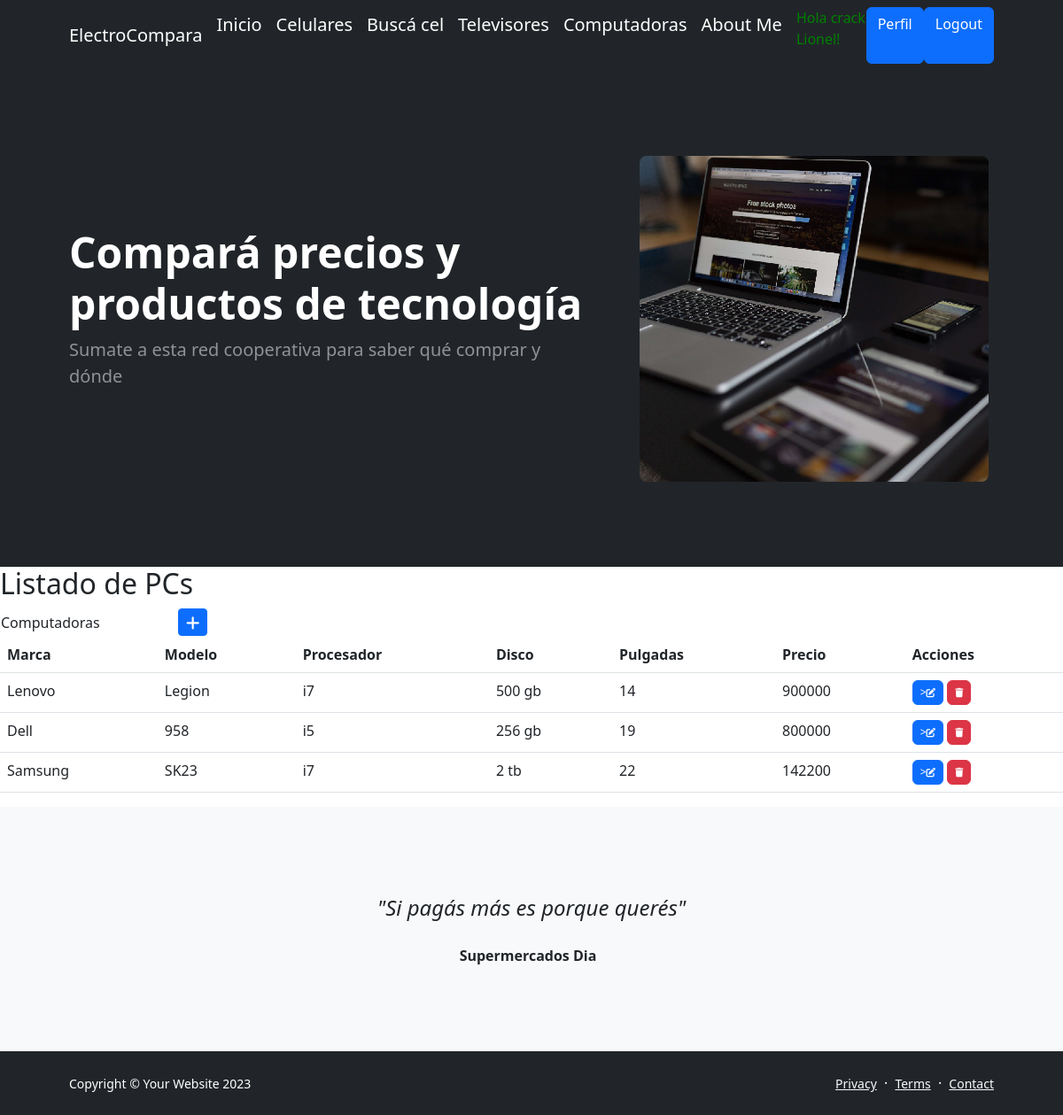
/computadoras/ (signed in), run on the app's committed database.
### aplicacion/models.py (models this page shows, shortened)
class PC (models.Model):
    marca = models.CharField(max_length=50)
    modelo = models.CharField(max_length=50)
    procesador = models.CharField(max_length=50)
    disco = models.CharField(max_length=50)
    pulgadas = models.IntegerField()
    precio = models.IntegerField()

### aplicacion/views.py (the view)
# urls.py: path('computadoras/', ComputadoraList.as_view(), name="computadoras" ),
class ComputadoraList(LoginRequiredMixin, ListView):
    model = PC

### aplicacion/templates/aplicacion/pc_list.html (shortened to what this page needs)
{% extends 'aplicacion/base.html' %}
{%load static %}
{% block titulo %}
    Listado de PCs
{% endblock titulo %}
{% block contenido %}
<table>
    <tr>
        <td width="200"><h 2>Computadoras</h2></td>
        <td>
            <a
            href="{% url 'create_pc' %}"
            class="btn btn-primary btn-sm"
            >
            </a>
        </td>
    </tr>
</table>
<table class="table table-stripped">
     <thead>
     <tr>
        <th> Marca</th>
        <th> Modelo</th>
        <th> Procesador</th>
        <th> Disco</th>
        <th> Pulgadas</th>
        <th> Precio</th>
        <th> Acciones</th>
     </tr>
     </thead>
  {% for computadora in pc_list %}
     <tr>
        <td> {{computadora.marca}}</td>
        <td> {{computadora.modelo}}</td>
        <td> {{computadora.procesador}}</td>
        <td> {{computadora.disco}}</td>
        <td> {{computadora.pulgadas}}</td>
        <td> {{computadora.precio}}</td>
        <td>
            <a href="{% url 'update_pc' computadora.id %}"
            class="btn btn-primary"
            style="--bs-btn-padding-y: .25rem; --bs-btn-padding-x: .5rem; --bs-btn-font-size: .75rem;">
              >
            </a>
            <a
              href="{% url 'delete_pc' computadora.id %}"
              class="btn btn-danger"
              style="--bs-btn-padding-y: .25rem; --bs-btn-padding-x: .5rem; --bs-btn-font-size: .75rem;"
              >
            </a>
          </td>
     </tr>
     {% endfor %}
    </table>
{% endblock contenido %}

### aplicacion/templates/aplicacion/base.html (shortened to what this page needs)
<!DOCTYPE html>
<html lang="en">
    <head>
        {% load static %}
        <link href="https://cdn.jsdelivr.net/npm/bootstrap-icons@1.5.0/font/bootstrap-icons.css" rel="stylesheet" />
        <link href="{% static 'aplicacion/css/styles.css' %}" rel="stylesheet" />
        <link rel="stylesheet" href="https://cdnjs.cloudflare.com/ajax/libs/font-awesome/6.4.0/css/all.min.css">
    </head>
    <body class="d-flex flex-column h-100">
        <main class="flex-shrink-0">
            <nav class="navbar navbar-expand-lg navbar-dark bg-dark">
                <div class="container px-5">
                    <a class="navbar-brand" href="#">ElectroCompara</a>
                    <div class="collapse navbar-collapse" id="navbarSupportedContent">
                        <ul class="navbar-nav ms-auto mb-2 mb-lg-0">
                            <a class="navbar-brand" href="#!">Inicio</a>
                            {% if user.is_authenticated %}
                                <a class="navbar-brand" href="{% url 'celulares' %}">Celulares</a>
                                <a class="navbar-brand" href="{% url 'buscar_celular' %}">Buscá cel</a>
                                <a class="navbar-brand" href="{% url 'televisores' %}">Televisores</a>
                                <a class="navbar-brand" href="{% url 'computadoras' %}">Computadoras</a>
                                <a class="navbar-brand" href="{% url 'about' %}">About Me</a>
                                <p style="color:green">Hola crack {{user.username}}!</p>
                                <a class="btn btn-primary" href="{% url 'editar_perfil' %}">Perfil</a>
                                <a class="btn btn-primary" href="{% url 'logout' %}">Logout</a>
                            {%else %}
                                <a class="btn btn-success" href="{% url 'registro' %}">Sign Up</a>
                                <a class="btn btn-primary" href="{% url 'login' %}">Login</a>
                            {%endif %}
                                </ul>
                    </div>
                </div>
            </nav>
            <header class="bg-dark py-5">
                <div class="container px-5">
                    <div class="row gx-5 align-items-center justify-content-center">
                        <div class="col-lg-8 col-xl-7 col-xxl-6">
                            <div class="my-5 text-center text-xl-start">
                                <h1 class="display-5 fw-bolder text-white mb-2">Compará precios y productos de tecnología </h1>
                                <p class="lead fw-normal text-white-50 mb-4">Sumate a esta red cooperativa para saber qué comprar y dónde</p>
                            </div>
                        </div>
                        <div class="col-xl-5 col-xxl-6 d-none d-xl-block text-center"><img class="img-fluid rounded-3 my-5"  src="{% static  'aplicacion/assets/profile.png' %}" alt="..." /></div>
                    </div>
                </div>
            </header>
            <h2>
            {% block titulo %}
            {% endblock titulo %}
            </h2>
    {% block contenido %}
    {% endblock contenido %}
            <div class="py-5 bg-light">
                <div class="container px-5 my-5">
                    <div class="row gx-5 justify-content-center">
                        <div class="col-lg-10 col-xl-7">
                            <div class="text-center">
                                <div class="fs-4 mb-4 fst-italic">"Si pagás más es porque querés"</div>
                                <div class="d-flex align-items-center justify-content-center">
                                    <div class="fw-bold">
                                        Supermercados Dia
                                    </div>
                                </div>
                            </div>
                        </div>
                    </div>
                </div>
            </div>
        <footer class="bg-dark py-4 mt-auto">
            <div class="container px-5">
                <div class="row align-items-center justify-content-between flex-column flex-sm-row">
                    <div class="col-auto"><div class="small m-0 text-white">Copyright &copy; Your Website 2023</div></div>
                    <div class="col-auto">
                        <a class="link-light small" href="#!">Privacy</a>
                        <span class="text-white mx-1">&middot;</span>
                        <a class="link-light small" href="#!">Terms</a>
                        <span class="text-white mx-1">&middot;</span>
                        <a class="link-light small" href="#!">Contact</a>
                    </div>
                </div>
            </div>
        </footer>
    </body>
</html>

### data on the page
PC: marca "Lenovo", modelo "Legion", procesador "i7", disco "500 gb", pulgadas "14", precio "900000"
PC: marca "Dell", modelo "958", procesador "i5", disco "256 gb", pulgadas "19", precio "800000"
PC: marca "Samsung", modelo "SK23", procesador "i7", disco "2 tb", pulgadas "22", precio "142200"

### other printed values
{{ user.username }} "Lionel"
